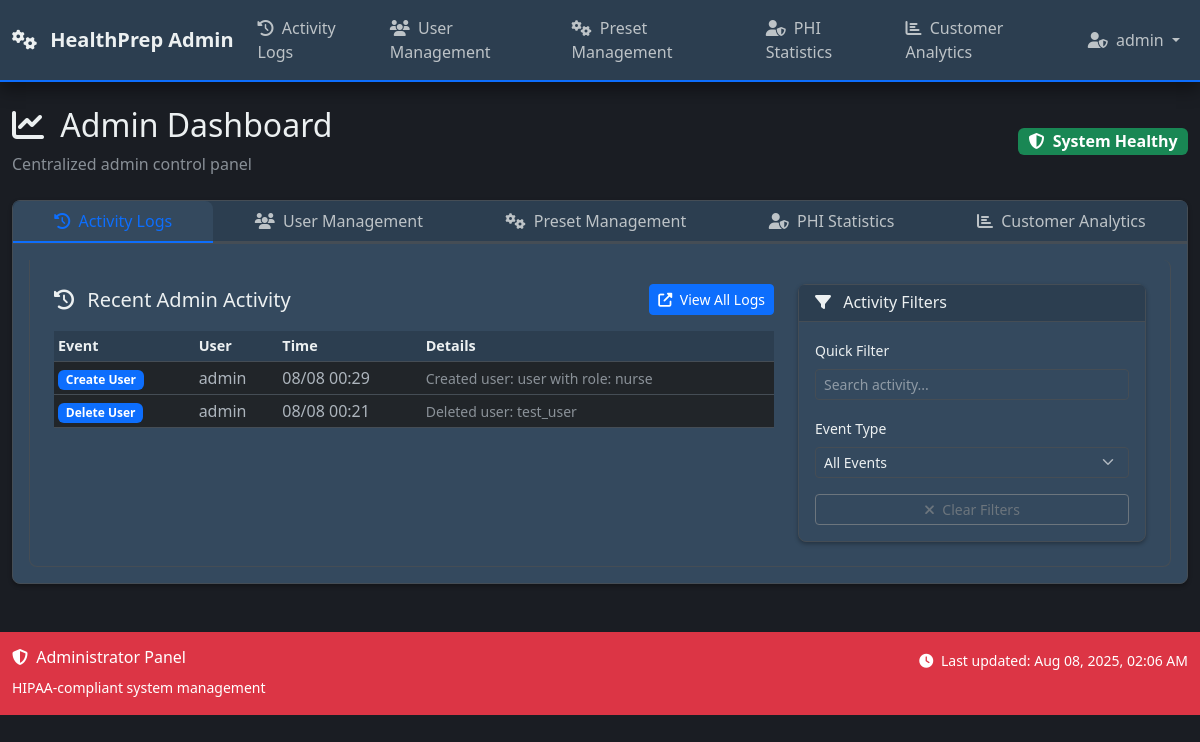
The page /admin/dashboard/logs (signed in) on the database its author committed.
### models.py (models this page shows, shortened)
class User(UserMixin, db.Model):
    __tablename__ = 'users'
    id = db.Column(db.Integer, primary_key=True)
    username = db.Column(db.String(80), nullable=False)  # Unique within organization
    email = db.Column(db.String(120), nullable=False)  # Unique within organization
    password_hash = db.Column(db.String(255), nullable=False)
    role = db.Column(db.String(20), default='nurse', nullable=False)  # 'root_admin', 'admin', 'MA', 'nurse'
    is_admin = db.Column(db.Boolean, default=False, nullable=False)  # Kept for backward compatibility
    is_active_user = db.Column(db.Boolean, default=True, nullable=False)
    is_root_admin = db.Column(db.Boolean, default=False, nullable=False)  # Super admin for managing all organizations
    org_id = db.Column(db.Integer, db.ForeignKey('organizations.id'), nullable=True)  # Nullable for root admins
    epic_user_id = db.Column(db.String(100))  # Epic user ID for mapping
    two_factor_enabled = db.Column(db.Boolean, default=False)
    session_timeout_minutes = db.Column(db.Integer, default=30)
    last_activity = db.Column(db.DateTime, default=datetime.utcnow)
    failed_login_attempts = db.Column(db.Integer, default=0)
    locked_until = db.Column(db.DateTime)
    created_at = db.Column(db.DateTime, default=datetime.utcnow)
    last_login = db.Column(db.DateTime, default=datetime.utcnow)
    created_by = db.Column(db.Integer, db.ForeignKey('users.id'))
    updated_at = db.Column(db.DateTime, default=datetime.utcnow, onupdate=datetime.utcnow)
    __table_args__ = (
        db.UniqueConstraint('username', 'org_id', name='unique_username_per_org'),
        db.UniqueConstraint('email', 'org_id', name='unique_email_per_org'),
    )
    def is_admin_user(self):
        return self.role == 'admin' or self.is_admin or self.is_root_admin
    def update_activity(self):
        self.last_activity = datetime.utcnow()
    @property
    def is_active(self):
        return self.is_active_user
    @property
    def role_display(self):
        role_names = {
            'root_admin': 'Root Administrator',
            'admin': 'Administrator',
            'MA': 'Medical Assistant',
            'nurse': 'Nurse'
        }
        return role_names.get(self.role, self.role.title())

class AdminLog(db.Model):
    __tablename__ = 'admin_logs'
    id = db.Column(db.Integer, primary_key=True)
    timestamp = db.Column(db.DateTime, default=datetime.utcnow)
    event_type = db.Column(db.String(50))
    user_id = db.Column(db.Integer, db.ForeignKey('users.id'))
    org_id = db.Column(db.Integer, db.ForeignKey('organizations.id'), nullable=False)  # Organization scope
    ip_address = db.Column(db.String(45))
    patient_id = db.Column(db.Integer, db.ForeignKey('patient.id'))  # Patient accessed (if applicable)
    resource_type = db.Column(db.String(50))  # Type of resource accessed (patient, document, screening)
    resource_id = db.Column(db.Integer)  # ID of specific resource
    action_details = db.Column(db.Text)  # Human-readable action description
    data = db.Column(db.JSON)  # Additional structured data
    session_id = db.Column(db.String(100))  # Session identifier
    user_agent = db.Column(db.Text)  # Browser/client information
    user = db.relationship('User', backref=db.backref('admin_logs', lazy=True))
    organization = db.relationship('Organization', backref=db.backref('admin_logs', lazy=True))
    patient = db.relationship('Patient', backref=db.backref('access_logs', lazy=True))

### routes/admin_routes.py (the view)
@admin_bp.route('/dashboard/logs')
@login_required
@admin_required
def dashboard_logs():
    try:
        data = get_dashboard_data()
        data['active_tab'] = 'activity'
        return render_template('admin/dashboard.html', **data)
    except Exception as e:
        logger.error(f"Error in dashboard logs: {str(e)}")
        flash('Error loading dashboard', 'error')
        return render_template('error/500.html'), 500

### templates/admin/dashboard.html (shortened to what this page needs)
{% extends 'base_admin.html' %}
{% block extra_css %}
<link rel="stylesheet" href="https://cdn.datatables.net/1.13.4/css/dataTables.bootstrap5.min.css">
{% endblock %}
{% block content %}
<div class="d-flex justify-content-between align-items-center mb-4">
    <div>
        <h2>
            <i class="fas fa-chart-line me-2"></i>
            Admin Dashboard
        </h2>
        <p class="text-muted mb-0">Centralized admin control panel</p>
    </div>
    <div>
        <span class="badge bg-success fs-6">
            <i class="fas fa-shield-alt me-1"></i>
            System Healthy
        </span>
    </div>
</div>
<div class="card">
    <div class="card-header p-0">
        <nav>
            <div class="nav nav-tabs d-flex" id="nav-tab" role="tablist" style="white-space: nowrap;">
                <a class="nav-link flex-fill text-center small {{ 'active' if active_tab == 'activity' else '' }}" href="{{ url_for('admin.dashboard_logs') }}" style="min-width: 0; padding: 0.5rem 0.25rem;">
                    <i class="fas fa-history me-1"></i>
                    <span class="d-none d-md-inline">Activity Logs</span>
                </a>
                <a class="nav-link flex-fill text-center small {{ 'active' if active_tab == 'users' else '' }}" href="{{ url_for('admin.dashboard_users') }}" style="min-width: 0; padding: 0.5rem 0.25rem;">
                    <i class="fas fa-users me-1"></i>
                    <span class="d-none d-md-inline">User Management</span>
                </a>
                <a class="nav-link flex-fill text-center small {{ 'active' if active_tab == 'presets' else '' }}" href="{{ url_for('admin.dashboard_presets') }}" style="min-width: 0; padding: 0.5rem 0.25rem;">
                    <i class="fas fa-cogs me-1"></i>
                    <span class="d-none d-md-inline">Preset Management</span>
                </a>
                <a class="nav-link flex-fill text-center small {{ 'active' if active_tab == 'phi' else '' }}" href="{{ url_for('admin.dashboard_phi') }}" style="min-width: 0; padding: 0.5rem 0.25rem;">
                    <i class="fas fa-user-shield me-1"></i>
                    <span class="d-none d-md-inline">PHI Statistics</span>
                </a>
                <a class="nav-link flex-fill text-center small {{ 'active' if active_tab == 'analytics' else '' }}" href="{{ url_for('admin.dashboard_analytics') }}" style="min-width: 0; padding: 0.5rem 0.25rem;">
                    <i class="fas fa-chart-bar me-1"></i>
                    <span class="d-none d-md-inline">Customer Analytics</span>
                </a>
            </div>
        </nav>
    </div>
    <div class="card-body">
        <div class="tab-content" id="nav-tabContent">
            <div class="tab-pane fade {{ 'show active' if active_tab == 'activity' else '' }}" id="nav-activity" role="tabpanel" aria-labelledby="nav-activity-tab">
                <div class="row">
                    <div class="col-lg-8 mb-4">
                        <div class="d-flex justify-content-between align-items-center mb-3">
                            <h5 class="mb-0">
                                <i class="fas fa-history me-2"></i>
                                Recent Admin Activity
                            </h5>
                            <a href="{{ url_for('admin.logs') }}" class="btn btn-sm btn-primary">
                                <i class="fas fa-external-link-alt me-1"></i>
                                View All Logs
                            </a>
                        </div>
                        {% if recent_logs %}
                        <div class="table-responsive">
                            <table id="activityTable" class="table table-hover table-sm">
                                <thead>
                                    <tr>
                                        <th>Event</th>
                                        <th>User</th>
                                        <th>Time</th>
                                        <th>Details</th>
                                    </tr>
                                </thead>
                                <tbody>
                                    {% for log in recent_logs %}
                                    <tr>
                                        <td>
                                            <span class="badge bg-primary">{{ log.event_type.replace('_', ' ').title() if log.event_type else 'Unknown' }}</span>
                                        </td>
                                        <td>{{ log.user.username if log.user else 'System' }}</td>
                                        <td>{{ log.timestamp.strftime('%m/%d %H:%M') }}</td>
                                        <td>
                                            <small class="text-muted">{{ log.data.get('description', '') if log.data else '' }}</small>
                                        </td>
                                    </tr>
                                    {% endfor %}
                                </tbody>
                            </table>
                        </div>
                        {% else %}
                        <div class="text-center py-5">
                            <i class="fas fa-clipboard-list fa-3x text-muted mb-3"></i>
                            <h5 class="text-muted">No Recent Activity</h5>
                            <p class="text-muted">Admin actions will appear here</p>
                        </div>
                        {% endif %}
                    </div>
                    <div class="col-lg-4">
                        <div class="card">
                            <div class="card-header">
                                <h6 class="mb-0">
                                    <i class="fas fa-filter me-2"></i>
                                    Activity Filters
                                </h6>
                            </div>
                            <div class="card-body">
                                <div class="mb-3">
                                    <label class="form-label small">Quick Filter</label>
                                    <input type="text" id="activitySearch" class="form-control form-control-sm" placeholder="Search activity...">
                                </div>
                                <div class="mb-3">
                                    <label class="form-label small">Event Type</label>
                                    <select id="eventTypeFilter" class="form-select form-select-sm">
                                        <option value="">All Events</option>
                                    </select>
                                </div>
                                <div class="d-grid gap-2">
                                    <button id="clearFilters" class="btn btn-sm btn-outline-secondary">
                                        <i class="fas fa-times me-1"></i>
                                        Clear Filters
                                    </button>
                                </div>
                            </div>
                        </div>
                    </div>
                </div>
            </div>
        </div>
    </div>
</div>
{% endblock %}

### templates/base_admin.html (shortened to what this page needs)
<!DOCTYPE html>
<html lang="en" data-bs-theme="dark">
<head>
    <link href="https://cdn.jsdelivr.net/npm/bootstrap@5.3.0/dist/css/bootstrap.min.css" rel="stylesheet">
    <link href="https://cdnjs.cloudflare.com/ajax/libs/font-awesome/6.4.0/css/all.min.css" rel="stylesheet">
    <link href="{{ url_for('static', filename='css/custom.css') }}" rel="stylesheet">
    <link href="{{ url_for('static', filename='css/loading-states.css') }}" rel="stylesheet">
    {% block extra_css %}{% endblock %}
</head>
<body>
    <nav class="navbar navbar-expand-lg navbar-dark bg-danger">
        <div class="container">
            <a class="navbar-brand" href="{{ url_for('admin.dashboard') }}">
                <i class="fas fa-cogs me-2"></i>
                HealthPrep Admin
            </a>
            <div class="collapse navbar-collapse" id="adminNavbar">
                <ul class="navbar-nav me-auto">
                    <li class="nav-item">
                        <a class="nav-link" href="{{ url_for('admin.dashboard_logs') }}">
                            <i class="fas fa-history me-1"></i> Activity Logs
                        </a>
                    </li>
                    <li class="nav-item">
                        <a class="nav-link" href="{{ url_for('admin.users_list') }}">
                            <i class="fas fa-users me-1"></i> User Management
                        </a>
                    </li>
                    <li class="nav-item">
                        <a class="nav-link" href="{{ url_for('admin.dashboard_presets') }}">
                            <i class="fas fa-cogs me-1"></i> Preset Management
                        </a>
                    </li>
                    <li class="nav-item">
                        <a class="nav-link" href="{{ url_for('admin.dashboard_phi') }}">
                            <i class="fas fa-user-shield me-1"></i> PHI Statistics
                        </a>
                    </li>
                    <li class="nav-item">
                        <a class="nav-link" href="{{ url_for('admin.dashboard_analytics') }}">
                            <i class="fas fa-chart-bar me-1"></i> Customer Analytics
                        </a>
                    </li>
                </ul>
                <ul class="navbar-nav">
                    <li class="nav-item dropdown">
                        <a class="nav-link dropdown-toggle" href="#" id="adminUserDropdown" role="button" data-bs-toggle="dropdown">
                            <i class="fas fa-user-shield me-1"></i> {{ current_user.username }}
                        </a>
                    </li>
                </ul>
            </div>
        </div>
    </nav>
    <main class="container-fluid my-4">
        {% block content %}{% endblock %}
    </main>
    <footer class="bg-danger text-white py-3 mt-5">
        <div class="container">
            <div class="row">
                <div class="col-md-6">
                    <h6><i class="fas fa-shield-alt me-1"></i> Administrator Panel</h6>
                    <small>HIPAA-compliant system management</small>
                </div>
                <div class="col-md-6 text-end">
                    <small>
                        <i class="fas fa-clock me-1"></i>
                        Last updated: <span id="lastUpdated"></span>
                    </small>
                </div>
            </div>
        </div>
    </footer>
</body>
</html>

### rows shown on the page
User: username "admin"
AdminLog: event_type.replace "Create User", user "admin", timestamp "08/08 00:29", data "Created user: user with role: nurse"
AdminLog: event_type.replace "Delete User", user "admin", timestamp "08/08 00:21", data "Deleted user: test_user"
